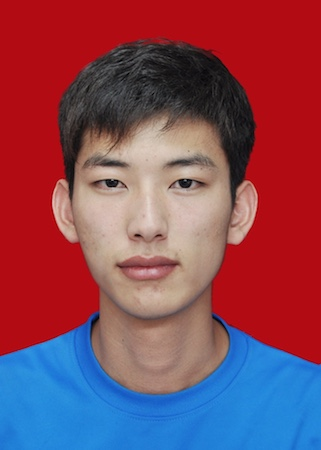
#> input picture 鲸鱼识别预测/me.jpg, 321 x 450 px
$ python Main.py
#> lines starting #> are read from the running program, lines starting #| are printed output that depends on the picture
# https://www.kaggle.com/c/whale-categorization-playground/data
# PLI Python Imaging Library
# tqdm 终端进度条工具
#
import pandas as pd
import matplotlib.pyplot as plt
image = plt.imread('me.jpg')
#> image is the input picture: shape (450, 321, 3); mean R, G, B 133, 71.7, 88.7
from collections import Counter

# 图像文件读取
imgs = [image for i in range(10)]
#> imgs = 10 items
figure = plt.figure(figsize = (13, 8))
cols = 3
rows = len(imgs) // cols + 1
#> rows = 4
for i in range(len(imgs)):
    subplot = figure.add_subplot(rows, cols, i+1) # 在原图中画子图
#> this loop made 10 passes
    # subplot.axis('Off')
    # plt.imshow(imgs[i], cmap = 'gray')
# plt.show()

# 随机采样
frame = pd.DataFrame([[1, 2, 3], [4, 5, 6], [7, 8, 9], [10, 11, 12]])
frame.sample(frac = 0.25)  # 参数可以是n = 或者 frac = a 表示从Frame中采样n个或者a%个数据

# 统计计算
counter = Counter(frame[0].value_counts().values) # 对values进行统计个数计算
# print(counter.keys())

# 画图
x = range(3)
y = range(3)
xlabels = ['z', 'k', 's']
plt.bar(x, y)
plt.xticks(x, xlabels)  # 可以将x 对应的值转换为xlabel 对应的索引，然后显示xlabels的值
plt.show()
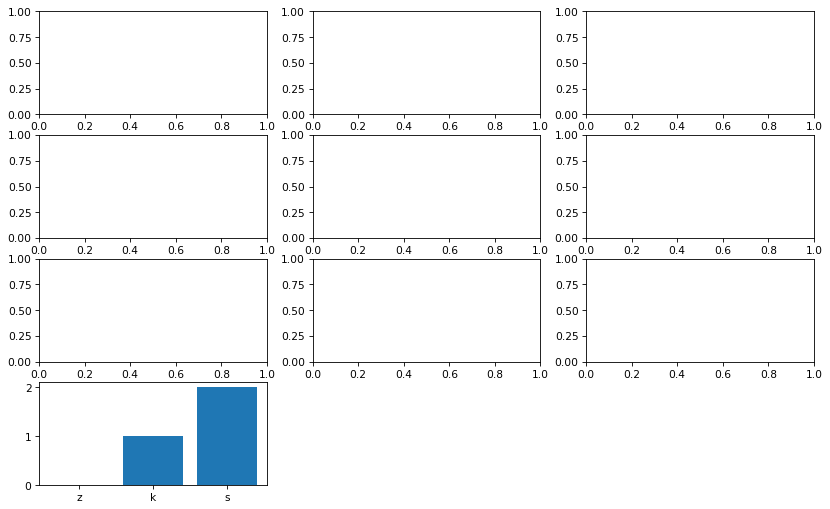
#> figure drawn by matplotlib, 1 panel; tallest bar 2 high, from x = 1.6 to 2.4
